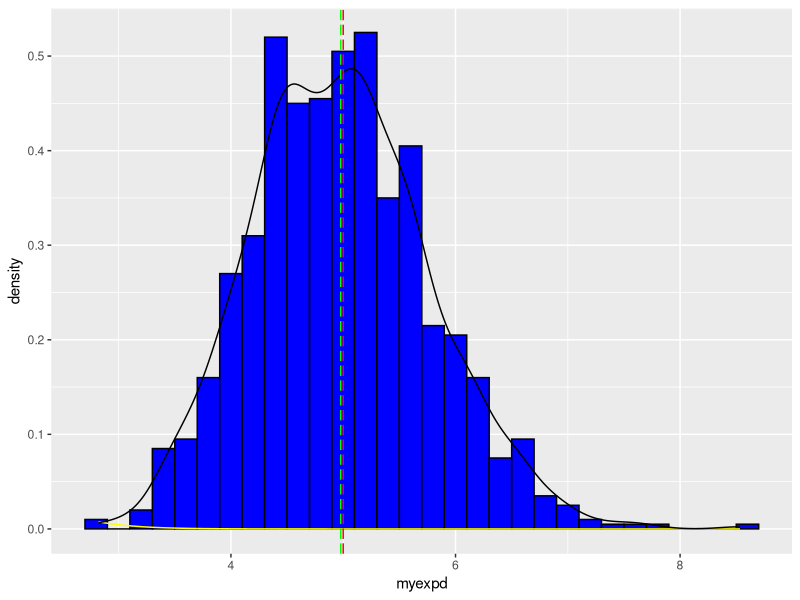
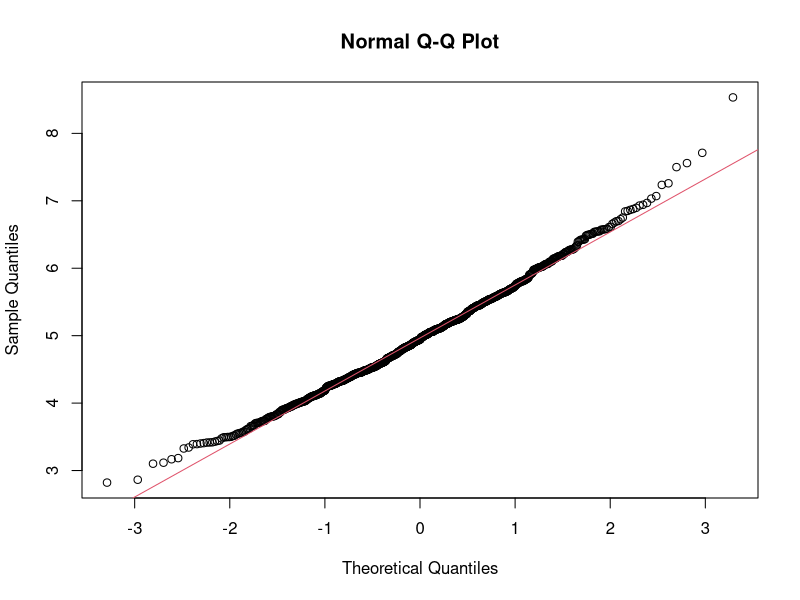

Recreate these plots in R, in order.
## ---- chunk 1
lambda = 0.2
n = 40
myexpd <- rep(NA, 1000)
## ---- chunk 2
set.seed(512)
for (i in 1:1000){
    tmp <- rexp(n, lambda)
    myexpd[i] <- mean(tmp) 
}
## ---- chunk 3
myexpd_m <- mean(myexpd)
myexpd_m
myexpd_v <- var(myexpd)
myexpd_v
## ---- chunk 4
mean_t <- 1 / lambda
mean_t
var_t <- (1/lambda)^2/n
var_t
## ---- chunk 5
df <- data.frame(myexpd)
library(ggplot2)
## ---- chunk 6
g <- ggplot(data=df, aes(x=myexpd)) 
g + geom_histogram(aes(y=..density..), fill="blue", binwidth=0.20, col="black") +
    stat_function(fun=dnorm, arg =list(mean=mean_t, sd=sqrt(var_t)), color="yellow") + 
    geom_density(col="black") + 
    geom_vline(xintercept=mean_t, col="red", linetype="longdash") + 
    geom_vline(xintercept=myexpd_m, col="green", linetype="longdash")
## ---- chunk 7
qqnorm(myexpd)
qqline(myexpd, col = 2)
## ---- chunk 8
mean(df$myexpd) + c(-1,1)*1.96*sd(df$myexpd)/sqrt(nrow(df))
